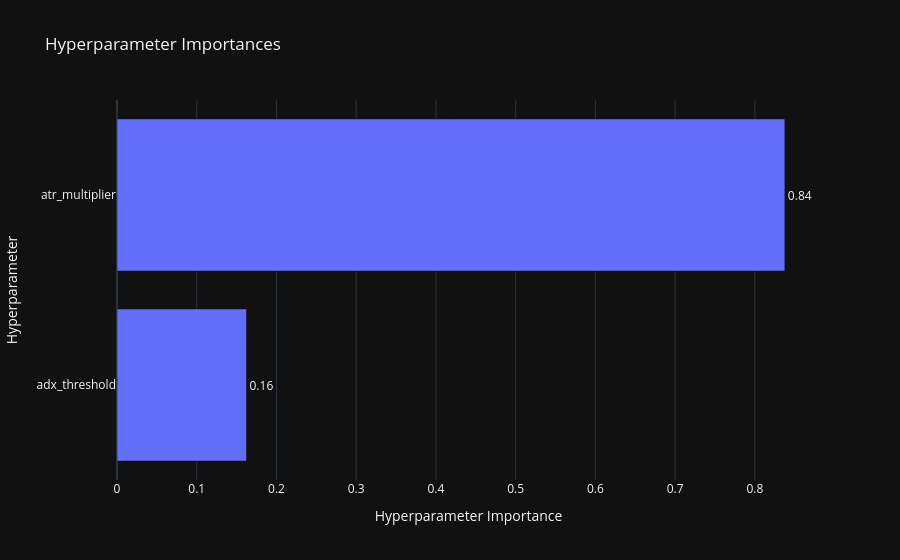

Notebook cell for this chart:
### Code cell
fig5 = optuna.visualization.plot_param_importances(study3)
show(fig5)

### Figure 1 — Plotly figure (JSON) as saved in the notebook; plotly's stock layout.template omitted (floating-point values rounded to 4 significant figures)
{"data": [{"cliponaxis": false, "hovertemplate": ["adx_threshold (IntDistribution): 0.1623890898394517<extra></extra>", "atr_multiplier (FloatDistribution): 0.8376109101605482<extra></extra>"], "name": "Objective Value", "orientation": "h", "text": ["0.16", "0.84"], "textposition": "outside", "x": [0.1624, 0.8376], "y": ["adx_threshold", "atr_multiplier"], "type": "bar"}], "layout": {"title": {"text": "Hyperparameter Importances"}, "xaxis": {"title": {"text": "Hyperparameter Importance"}}, "yaxis": {"title": {"text": "Hyperparameter"}}}}
